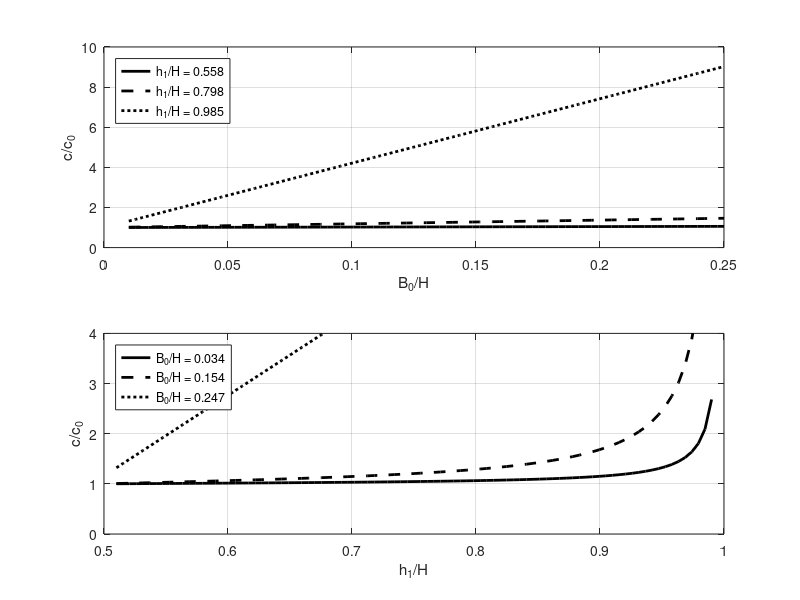
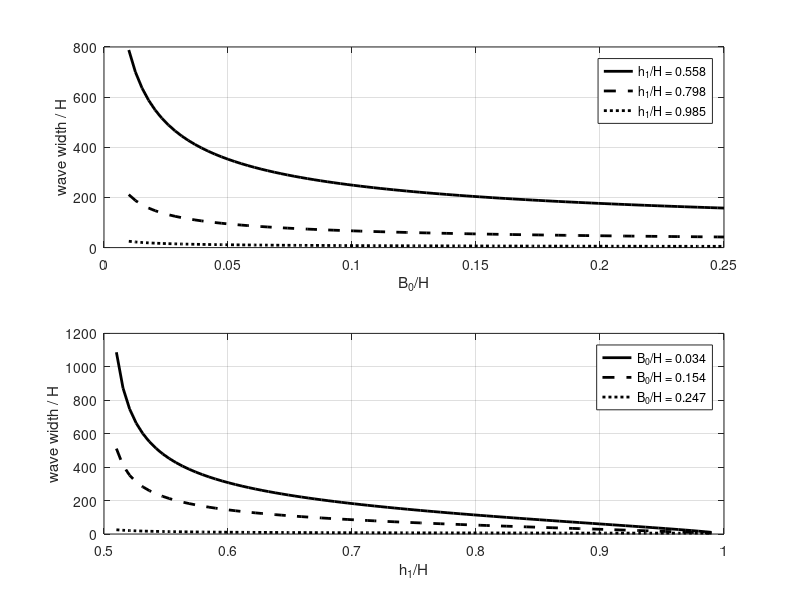
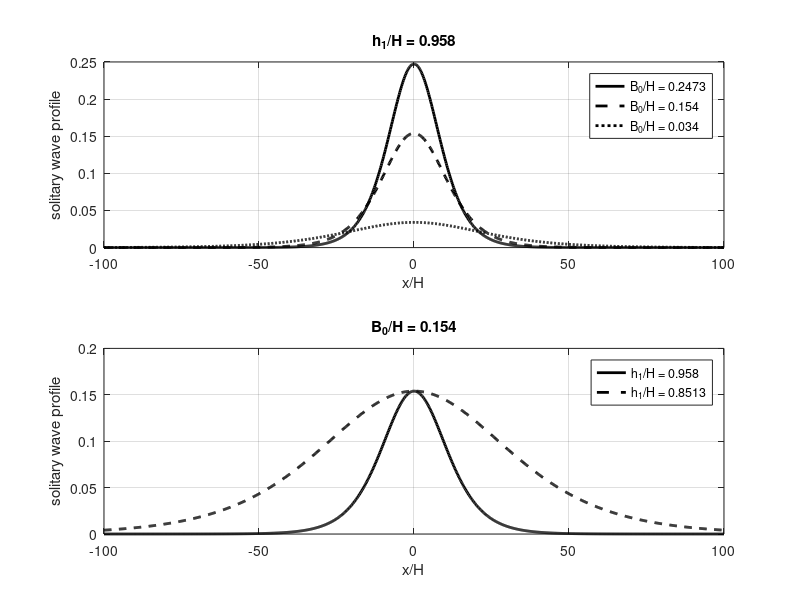

MATLAB code for these plots, in order:
%% This code plots KdV solitary waves and relevant parameters for two layer
%% theory as the layer depeths and wave amplitudes are changed.

g=9.81;
delrho=0.01; %percent density change
H=100;
h1s=linspace(0.51*H,0.99*H,91); % bottom layer thickness
B0s=linspace(0.01*H,0.25*H,91);% amplitde, 
[h1h1 B0B0]=meshgrid(h1s,B0s);
h2h2=H-h1h1;
c0c0=sqrt(g*delrho*h1h1.*h2h2/H);
alpha=1.5*c0c0.*(h1h1-h2h2)./(h1h1.*h2h2);
beta=(1/6)*c0c0*h1h1*h2h2;
cwnl=c0c0+(B0B0/3).*alpha;
gamma=sqrt(B0B0.*alpha./(12*beta));
widthwnl=1./gamma;

figure(1)
clf
subplot(2,1,1)
h=plot(B0s/H,cwnl(:,10)./c0c0(:,10),'k-',B0s/H,cwnl(:,55)./c0c0(:,55),'k--',B0s/H,cwnl(:,90)./c0c0(:,90),'k:')
set(h,'linewidth',2)
xlabel('B_0/H')
ylabel('c/c_0')
h1a=h1s(10)/H;
h1b=h1s(55)/H;
h1c=h1s(90)/H;
grid on
legend(['h_1/H = ' num2str(h1a,3)],['h_1/H = ' num2str(h1b,3)],['h_1/H = ' num2str(h1c,3)],'Location','Northwest')
subplot(2,1,2)
h=plot(h1s/H,cwnl(10,:)./c0c0(10,:),'k-',h1s/H,cwnl(55,:)./c0c0(55,:),'k--',h1s/H,cwnl(:,90)./c0c0(:,90),'k:')
set(h,'linewidth',2)
xlabel('h_1/H')
ylabel('c/c_0')
B0a=B0s(10)/H;
B0b=B0s(55)/H;
B0c=B0s(90)/H;
grid on
legend(['B_0/H = ' num2str(B0a,3)],['B_0/H = ' num2str(B0b,3)],['B_0/H = ' num2str(B0c,3)],'Location','Northwest')
axis([0.5 1 0 4])

figure(2)
clf
subplot(2,1,1)
h=plot(B0s/H,widthwnl(:,10)./H,'k-',B0s/H,widthwnl(:,55)./H,'k--',B0s/H,widthwnl(:,90)./H,'k:')
set(h,'linewidth',2)
xlabel('B_0/H')
ylabel('wave width / H')
h1a=h1s(10)/H;
h1b=h1s(55)/H;
h1c=h1s(90)/H;
grid on
legend(['h_1/H = ' num2str(h1a,3)],['h_1/H = ' num2str(h1b,3)],['h_1/H = ' num2str(h1c,3)],'Location','Northeast')
subplot(2,1,2)
h=plot(h1s/H,widthwnl(10,:)./H,'k-',h1s/H,widthwnl(55,:)./H,'k--',h1s/H,widthwnl(:,90)./H,'k:')
set(h,'linewidth',2)
xlabel('h_1/H')
ylabel('wave width / H')
B0a=B0s(10)/H;
B0b=B0s(55)/H;
B0c=B0s(90)/H;
grid on
legend(['B_0/H = ' num2str(B0a,3)],['B_0/H = ' num2str(B0b,3)],['B_0/H = ' num2str(B0c,3)],'Location','Northeast')
%axis([0.5 1 0 4])

myx=linspace(-1e4,1e4,1001);
figure(3)
clf
subplot(2,1,1)
h=plot(myx/H,(B0s(90)/H)*sech(gamma(90,85)*myx).^2,'k-',myx/H,(B0s(55)/H)*sech(gamma(55,85)*myx).^2,'k--',myx/H,(B0s(10)/H)*sech(gamma(10,85)*myx).^2,'k:')
set(h,'linewidth',2)
xlabel('x/H')
ylabel('solitary wave profile')
title(['h_1/H = ' num2str(h1s(85)/H,4)])
legend(['B_0/H = ' num2str(B0s(90)/H,4)],['B_0/H = ' num2str(B0s(55)/H,4)],['B_0/H = ' num2str(B0s(10)/H,4)])
grid on
subplot(2,1,2)
h=plot(myx/H,(B0s(55)/H)*sech(gamma(55,85)*myx).^2,'k-',myx/H,(B0s(55)/H)*sech(gamma(55,65)*myx).^2,'k--')
set(h,'linewidth',2)
xlabel('x/H')
ylabel('solitary wave profile')
title(['B_0/H = ' num2str(B0s(55)/H,4)])
legend(['h_1/H = ' num2str(h1s(85)/H,4)],['h_1/H = ' num2str(h1s(65)/H,4)])
grid on